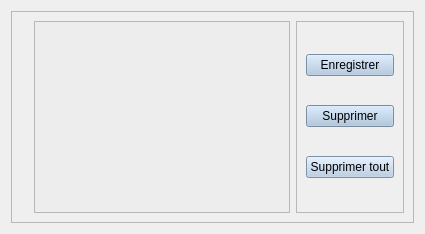
                <widget class="QWidget" name="Localisation">
                 <property name="accessibleName">
                  <string/>
                 </property>
                 <attribute name="title">
                  <string>Localisation</string>
                 </attribute>
                 <layout class="QHBoxLayout" name="horizontalLayout_35">
                  <item>
                   <widget class="QFrame" name="frame_44">
                    <property name="frameShape">
                     <enum>QFrame::StyledPanel</enum>
                    </property>
                    <property name="frameShadow">
                     <enum>QFrame::Raised</enum>
                    </property>
                    <layout class="QHBoxLayout" name="horizontalLayout_31">
                     <item>
                      <widget class="QLabel" name="label_52">
                       <property name="text">
                        <string/>
                       </property>
                       <property name="pixmap">
                        <pixmap resource="source.qrc">:/images/images/carte-des-regions-et-departements-france (1).jpg</pixmap>
                       </property>
                      </widget>
                     </item>
                     <item>
                      <widget class="QListWidget" name="listWidget_3">
                       <property name="styleSheet">
                        <string notr="true">background-color: rgb(237, 237, 237);</string>
                       </property>
                      </widget>
                     </item>
                     <item>
                      <widget class="QFrame" name="frame_43">
                       <property name="frameShape">
                        <enum>QFrame::StyledPanel</enum>
                       </property>
                       <property name="frameShadow">
                        <enum>QFrame::Raised</enum>
                       </property>
                       <layout class="QVBoxLayout" name="verticalLayout_25">
                        <item>
                         <widget class="QPushButton" name="pushButton_22">
                          <property name="styleSheet">
                           <string notr="true">background-color: rgb(172, 197, 224);</string>
                          </property>
                          <property name="text">
                           <string>Enregistrer</string>
                          </property>
                         </widget>
                        </item>
                        <item>
                         <widget class="QPushButton" name="pushButton_23">
                          <property name="styleSheet">
                           <string notr="true">background-color: rgb(169, 195, 221);</string>
                          </property>
                          <property name="text">
                           <string>Supprimer</string>
                          </property>
                         </widget>
                        </item>
                        <item>
                         <widget class="QPushButton" name="pushButton_24">
                          <property name="styleSheet">
                           <string notr="true">background-color: rgb(177, 201, 228);</string>
                          </property>
                          <property name="text">
                           <string>Supprimer tout</string>
                          </property>
                         </widget>
                        </item>
                       </layout>
                      </widget>
                     </item>
                    </layout>
                   </widget>
                  </item>
                 </layout>
                </widget>
